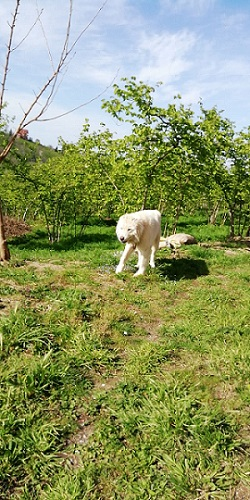
#> input picture 13 - İmge Normalizasyon Uygulaması/rgb.jpeg, 250 x 500 px
$ python uygulama-13.py
#> lines starting #> are read from the running program, lines starting #| are printed output that depends on the picture
import cv2
import numpy as np


img = cv2.imread('rgb.jpeg')
#> img is the input picture: shape (500, 250, 3); mean B, G, R 102.7, 150.6, 140.2
cv2.imshow('Orjinal',img)

boy = img.shape[0]
#> boy = 500
en = img.shape[1]
#> en = 250
def donustur(img):


    yeni = np.zeros((boy,en))
    for i in range(en):
        for j in range(boy):
            yeni[j][i] = img[j][i][2]*0.299 + img[j][i][1]*0.587 + img[j][i][0]*0.114
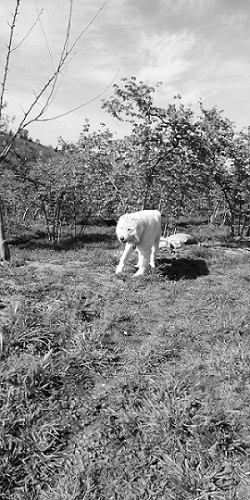
#> yeni: shape (500, 250) float64; min 0.527, max 255, mean 142
    return yeni


def norm(img):
    yMin = 0;
    yMax = 100;
    minDegeri = np.amin(img)
#> minDegeri = 0
    maxDegeri = np.amax(img)
#> maxDegeri = 255

    for i in range(boy):
        for j in range(en):
            I = img[i][j]
            Inew = (I - minDegeri) * ((yMax - yMin) / (maxDegeri - minDegeri)) + yMin
            img[i][j] = Inew
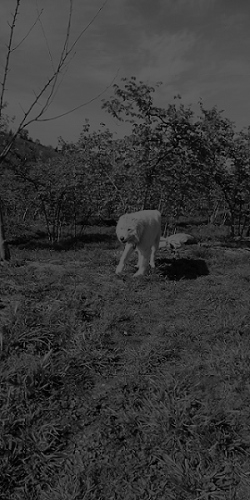
#> img: shape (500, 250); min 0, max 100, mean 55
    return img
gri = donustur(img)
imgGray = gri.astype(np.uint8)
cv2.imshow('Gri',imgGray)

normResim = norm(imgGray)
normResim = normResim.astype(np.uint8)
cv2.imshow('Norm', normResim)
cv2.waitKey(0)
